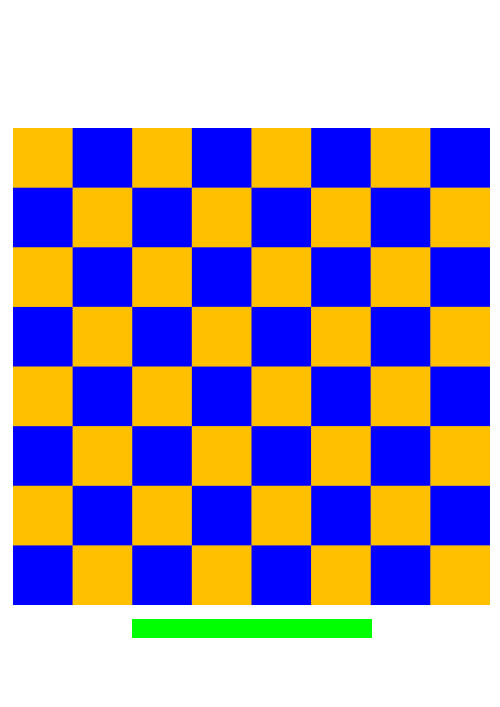
//> input picture data/board.jpg, 500 x 707 px
$ ./Main   (built with g++ and OpenCV 4)
//> lines starting //> are read from the running program, lines starting //| are printed output that depends on the picture; after the words box and inside, x2 and y2 are one past the last pixel; in counts of white or black regions, pixels touching at a corner belong together
### src/ColorRGB.cpp
#include "math/MathUtils.cpp"

#ifndef COLOR_RGB_CPP
#define COLOR_RGB_CPP

using namespace std;

class ColorRGB
{
	public:
		int r,g,b;

		// [6 lines left out: function ColorRGB, not called in this run]

		ColorRGB(int r, int g, int b)
		{
			this->r = r;
			this->g = g;
			this->b = b;
		}

		ColorRGB(int c)
		{
			this->r = c;
			this->g = c;
			this->b = c;
		}

		// [21 lines left out: functions set, similarTo, equals, print, not called in this run]
};

const ColorRGB WHITE = ColorRGB(255);
const ColorRGB GREY = ColorRGB(120);
const ColorRGB GREY_DARK = ColorRGB(40);
const ColorRGB BLACK = ColorRGB(0);
const ColorRGB RED = ColorRGB(255,0,0);
const ColorRGB BLUE_DARK = ColorRGB(0,51,204);
const ColorRGB BLUE = ColorRGB(0,0,255);
const ColorRGB LIME = ColorRGB(204,255,153);
const ColorRGB GREEN = ColorRGB(0,255,0);
const ColorRGB GREEN_DARK = ColorRGB(20,220,0);
const ColorRGB YELLOW = ColorRGB(255,255,0);
const ColorRGB YELLOW_DARK = ColorRGB(255,204,30);
const ColorRGB VIOLET = ColorRGB(255,0,255);

#endif

### src/math/MathUtils.cpp
#include <iostream>
#include <math.h>

#include "opencv2/core/core.hpp"

#ifndef MATHUTILS_CPP
#define MATHUTILS_CPP

using namespace cv;

class MathUtils
{
	public:
		//Check if value in range
		static bool inRange(float value, float min, float max)
		{
			return value >= min && value <= max;
		}

		//Truncate value to range
		// [34 lines left out: functions truncate, mod, distanceBetweenPoints, angleBetweenPoints, not called in this run]
};

#endif

### src/math/Quadrilateral.cpp
#include <iostream>

#include "opencv2/core/core.hpp"
#include "opencv2/imgproc/imgproc.hpp"
#include "Triangle.cpp"
#include "../ColorRGB.cpp"

#ifndef QUAD_CPP
#define QUAD_CPP

using namespace cv;
using namespace std;

class Quadrilateral
{
	public:
		vector<Point2f> points;

		Quadrilateral()
		{
			for(int i=0; i < 4; i++)
			{
				points.push_back(Point2f(0.0, 0.0));
			}
		}

		//Calculate Area
		float area()
		{
			return contourArea(points);
		}

		//Check if point is inside quad
		// [12 lines left out: function pointInside, not called in this run]

		//Draw quadrilateral to image
		void draw(Mat image, ColorRGB color, int weigth = 1)
		{
			for(int j = 0; j < 3; j++)
			{
				line(image, points[j], points[j+1], Scalar(color.b,color.g,color.r), weigth, 8);
			}
			line(image, points[3], points[0], Scalar(color.b,color.g,color.r), weigth, 8);
		}

		//Print quadrilateral info to cout
		// [4 lines left out: function print, not called in this run]

		//Get bigger square on a vector (caller have to check vector size)
		static Quadrilateral biggerQuadrilateral(vector<Quadrilateral> quads)
		{
			Quadrilateral max = quads[0];
			float max_area = quads[0].area();

			//Search for bigger quad
			for(unsigned int i = 1; i < quads.size(); i++)
			{
				float area = quads[i].area();
				if(area > max_area)
				{
					max = quads[i];
					max_area = area;
				}
			}
			return max;
		}

		//Draw only the bigger quad from a vector
		// [16 lines left out: functions drawBigger, drawVector, not called in this run]
};

#endif

### src/SquareFinder.cpp
#include "math/Quadrilateral.cpp"

#ifndef SQUARE_FINDER_CPP
#define SQUARE_FINDER_CPP

using namespace cv;
using namespace std;

class SquareFinder
{
	private:
		//Square detection configuration
		static const int canny_upper_thresh = 30;
		static const int thresh_it = 30;

	public:
		//Returns sequence of squares detected on the image the sequence is stored in the specified memory storage
		static vector<Quadrilateral> findSquares(Mat image)
		{
			//Squares found
			vector<Quadrilateral> squares = vector<Quadrilateral>();

			//Matrix
			Mat img, gray(image.size(), CV_8U);

			//Use full image
			img = image.clone();

			vector<vector<Point> > contours;

			//Find squares in every color plane of the image
			for(int c = 0; c < 3; c++)
			{
				int ch[] = {c, 0};
				mixChannels(&img, 1, &gray, 1, ch, 1);

				//Try several threshold levels
				for(int l = 0; l < thresh_it; l++ )
				{
					//Canny helps to catch squares with gradient shading
					if(l == 0)
					{
						//Apply Canny lower threshold zero
						Canny(gray, gray, 0, canny_upper_thresh, 5);

						//Dilate canny output to remove potential holes between edge segments
						dilate(gray, gray, Mat(), Point(-1,-1));
					}
					//Apply threshold if l!=0:
					else
					{
						gray >= (l+1)*255/thresh_it;
					}

					//Find contours and store them all as a list
					findContours(gray, contours, RETR_LIST, CHAIN_APPROX_SIMPLE);
					vector<Point> approx;

					for(unsigned int i = 0; i < contours.size(); i++)
					{
						//Approximate contour with accuracy proportional to the contour perimeter
						approxPolyDP(Mat(contours[i]), approx, arcLength(Mat(contours[i]), true)*0.02, true);

						//Square contours should have 4 vertices after approximation relatively large area (to filter out noisy contours)and be convex.
						if(approx.size() == 4 && fabs(contourArea(Mat(approx))) > 1000 && isContourConvex(Mat(approx)))
						{
							float maxCosine = 0;

							//Find the maximum cosine of the angle between joint edges
							for(int j = 2; j < 5; j++)
							{
								float cosine = fabs(angleCornerPointsCos(approx[j%4], approx[j-2], approx[j-1]));
								maxCosine = MAX(maxCosine, cosine);
							}

							//Check if all angle corner close to 90 (more than 60)
							if(maxCosine < 0.5)
							{
								Quadrilateral quad = Quadrilateral();
								int j = 0;
								while(!approx.empty() && j < 4)
								{
									quad.points[j] = approx.back();
									approx.pop_back();
									j++;
								}
								squares.push_back(quad);
							}
						}
					}
				}
			}
			return squares;
		}

		//Finds a cosine of angle between vectors from pt0->pt1 and from pt0->pt2
		static float angleCornerPointsCos(Point b, Point c, Point a)
		{
			float dx1 = b.x - a.x;
			float dy1 = b.y - a.y;
			float dx2 = c.x - a.x;
			float dy2 = c.y - a.y;
			return (dx1*dx2 + dy1*dy2)/sqrt((dx1*dx1 + dy1*dy1)*(dx2*dx2 + dy2*dy2) + 1e-10);
		}
};

#endif

### src/CheckersGame.cpp
#include <string>
#include <iostream>

#ifndef CHECKERS_GAME_CPP
#define CHECKERS_GAME_CPP

#define BLOCK_EMPTY 0
#define BLOCK_P1 1
#define BLOCK_P2 2

using namespace std;

class CheckersGame
{
	public:
		int board[8][8];

		//Create a new game
		CheckersGame()
		{
			int i, j;
			for(i = 0; i < 8; i++)
			{
				for(j = 0; j < 8; j++)
				{
					this -> board[i][j] = 0;
				}
			}
		}

		//Print game board to cout
		// [23 lines left out: function print, not called in this run]
};

#endif

### src/Main.cpp
#include <iostream>
#include <string>

#include "opencv2/videoio.hpp"
#include "opencv2/core/core.hpp"
#include "opencv2/imgproc/imgproc.hpp"
#include "opencv2/highgui/highgui.hpp"
#include "opencv2/photo/photo.hpp"

#include "CheckersGame.cpp"
#include "SquareFinder.cpp"

#define USE_CAMERA 1

#define STATE_CALIB 0
#define STATE_RUNNING 1

using namespace cv;
using namespace std;

//Function Prototypes
void mouseEvents(int event, int x, int y, int flags, void *param);
void calibrateColors();
void processImage();
Mat drawCheckersGame(Point2i size, CheckersGame game);
Mat joinImages(Mat a, Mat b, ColorRGB exclude);
Mat filterColor(Mat image, ColorRGB color, ColorRGB tolerance, ColorRGB mask);
Mat cropImage(Mat image, Quadrilateral quad);
Mat deformQuad(Mat image, Point2i size_out, vector<Point2f> quad);
void getCheckerData(Mat image);
int countByColor(Mat image, ColorRGB color);
Point colorConcentrationPoint(Mat image, ColorRGB color);

//State
int state = STATE_RUNNING;

//Calibrated Colors
int calibColor = 0;
ColorRGB yellow_calib = YELLOW_DARK, blue_calib = BLUE_DARK, green_calib = GREEN_DARK, black_calib = BLACK, white_calib = WHITE;
ColorRGB yellow_tolerance = ColorRGB(130), blue_tolerance = ColorRGB(130), green_tolerance = ColorRGB(100), black_tolerance = ColorRGB(190), white_tolerance = ColorRGB(150);

//Noise remove
bool filter_noise = false;

//Rotate board
int rotate_board = 1;

//Global variables
VideoCapture cap;
CheckersGame game;
Mat frame;

//Main function
int main()
{
    Mat image;

    //Open the default camera
    if(USE_CAMERA && !cap.open(0))
	{
    	cout << "Failed to open video device" << endl;
    	return 0;
	}
    else
    {
    	frame = imread("data/board.jpg", CV_LOAD_IMAGE_UNCHANGED);
//> frame is the input picture: 707 rows x 500 cols, CV_8UC3; mean B, G, R 169.1, 152.9, 169.8
    }

	//Create window
    namedWindow("Checkers", WINDOW_AUTOSIZE);
    setMouseCallback("Checkers", mouseEvents, NULL);

    //Running state
    while(true)
    {
    	//Get frame
    	if(USE_CAMERA)
    	{
    		cap >> frame;
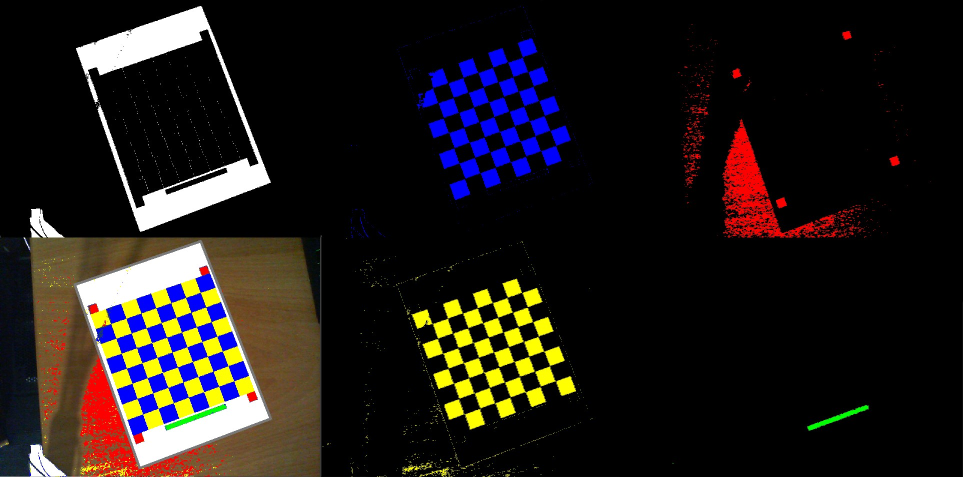
//> input picture data/color.jpg, 1926 x 954 px, given in place of the camera (shown at 1/2 size)
//> frame is the input picture: 954 rows x 1926 cols, CV_8UC3; mean B, G, R 24.4, 27.2, 32.7
    		if(filter_noise)
    		{
    			fastNlMeansDenoisingColored(frame, frame, 3, 7, 5, 21);
    		}
    	}

    	if(state == STATE_RUNNING)
    	{
    		processImage();
//> the loop in filterColor, `for(i = 0; i < out.rows; i++)` made 954 passes
//> after the loop in filterColor, `for(i = 0; i < out.rows; i++)`: out: 954 rows x 1926 cols, CV_8UC3; 4.7% white; 2221 white regions (2214 under 20 px), largest, box (x1, y1, x2, y2) and area: (147, 480, 544, 938) 40502, (152, 12, 542, 464) 37194, (0, 889, 177, 954) 2540
//> after the loop in filterColor, `for(i = 0; i < out.rows; i++)`: t = 5512209
//> the loop in filterColor (call 2), `for(i = 0; i < out.rows; i++)` made 954 passes
//> the loop in joinImages, `for(i = 0; i < out.rows; i++)` made 954 passes
//> after the loop in joinImages, `for(i = 0; i < out.rows; i++)`: out: 954 rows x 1926 cols, CV_8UC3; mean B, G, R 12.5, 19.6, 21.6
//> the loop in joinImages (call 2), `for(i = 0; i < out.rows; i++)` made 954 passes
//> after the loop in joinImages (call 2), `for(i = 0; i < out.rows; i++)`: out: 954 rows x 1926 cols, CV_8UC3; mean B, G, R 19.9, 20.8, 20.8
//> the loop in joinImages (call 3), `for(i = 0; i < out.rows; i++)` made 954 passes
//> after the loop in joinImages (call 3), `for(i = 0; i < out.rows; i++)`:
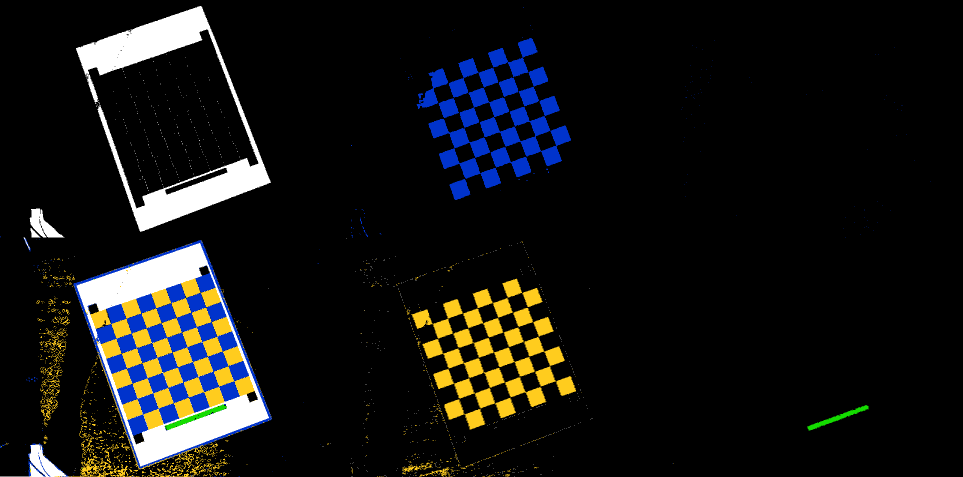
//> out: 954 rows x 1926 cols, CV_8UC3 (shown at 1/2 size); mean B, G, R 19.9, 21.1, 20.8
//> after the loop in filterColor (call 5), `for(i = 0; i < out.rows; i++)`: out: 954 rows x 1926 cols, CV_8UC3; every value is 0
//> the loop in filterColor (call 6), `for(i = 0; i < out.rows; i++)` made 954 passes
//> after the loop in filterColor (call 6), `for(i = 0; i < out.rows; i++)`:
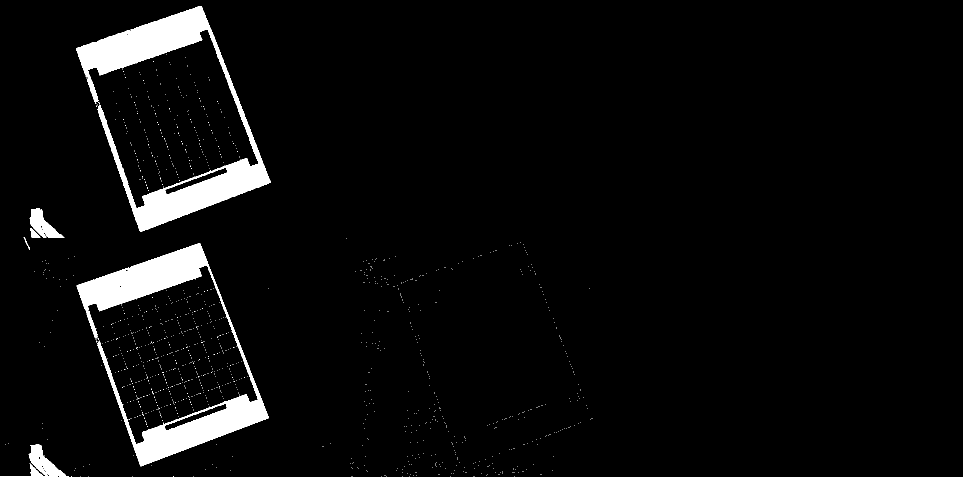
//> out: 954 rows x 1926 cols, CV_8UC3 (shown at 1/2 size); 4.2% white; 1242 white regions (1236 under 20 px), largest, box (x1, y1, x2, y2) and area: (152, 12, 542, 464) 37194, (153, 486, 538, 933) 34180, (0, 889, 138, 954) 2470, (60, 417, 129, 475) 1793, (61, 456, 81, 475) 179, (47, 475, 60, 499) 48
//> after the loop in findSquares, `for(int c = 0; c < 3; c++)`:
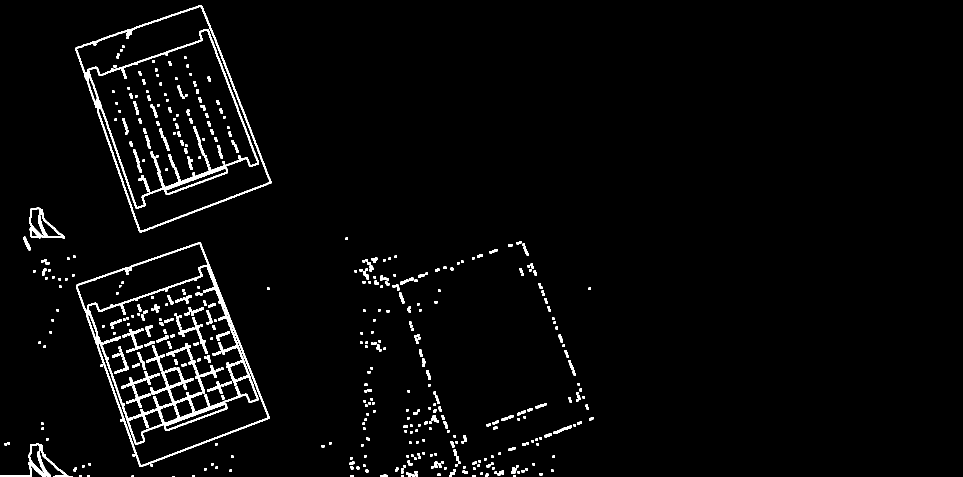
//> gray: 954 rows x 1926 cols, CV_8UC1 (shown at 1/2 size); 2.8% white; 523 white regions (2 under 20 px)
//> after the loop in findSquares, `for(int c = 0; c < 3; c++)`: contours = 605 contours, 331 with area under 20; largest, box (x1, y1, x2, y2) and area: (151, 11, 543, 465) 106703, (152, 485, 539, 934) 103680, (177, 60, 516, 415) 64634, (177, 532, 515, 887) 64010, (153, 13, 540, 462) 33058; squares = 180 items
//> in biggerQuadrilateral, `float max_area = quads[0].area();`: max_area = 102751
//> the loop in biggerQuadrilateral, `for(unsigned int i = 1; i < quads.size(); i++)` made 179 passes
//> (area, max_area) on pass 1: (105363.5, 105363.5)
//> area on passes 2 to 7: 102751, 105363.5, 102751, 105363.5, 102751, 105363.5
//> after the loop in biggerQuadrilateral, `for(unsigned int i = 1; i < quads.size(); i++)`: max_area = 105363.5
//> in cropImage, `const Point* points[1] = {p[0]};`: points = 1 item
//> in cropImage, `fillPoly(out, points, points_count, 1, Scalar(1, 1, 1));`: out: 954 rows x 1926 cols, CV_8UC3; values 0 (black) and 1 (white), 5.8% white; 1 white region, box (x1, y1, x2, y2) and area: (151, 11, 543, 465) 105984
//> the loop in cropImage, `for(i = 0; i < out.rows; i++)` made 954 passes
//> after the loop in cropImage, `for(i = 0; i < out.rows; i++)`:
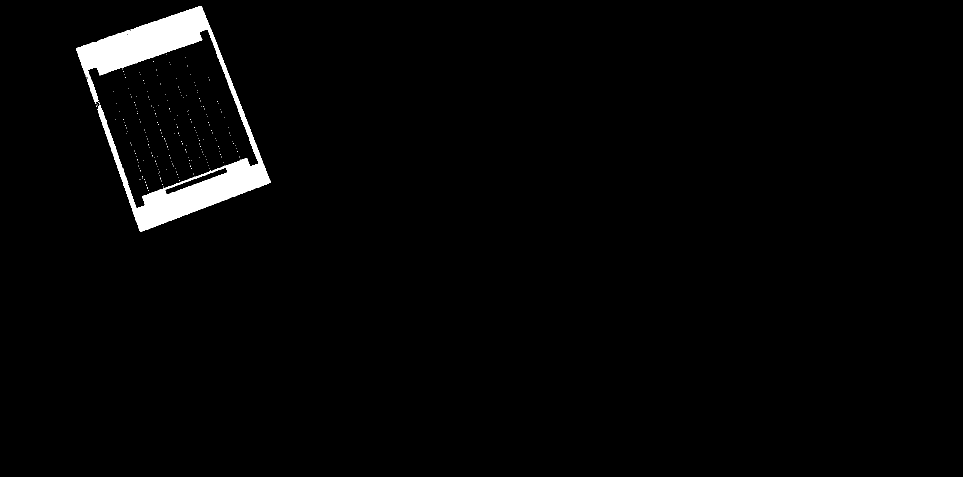
//> out: 954 rows x 1926 cols, CV_8UC3 (shown at 1/2 size); 2% white; 215 white regions (214 under 20 px), largest, box (x1, y1, x2, y2) and area: (152, 12, 542, 464) 37183
//> after the loop in draw, `for(int j = 0; j < 3; j++)`:
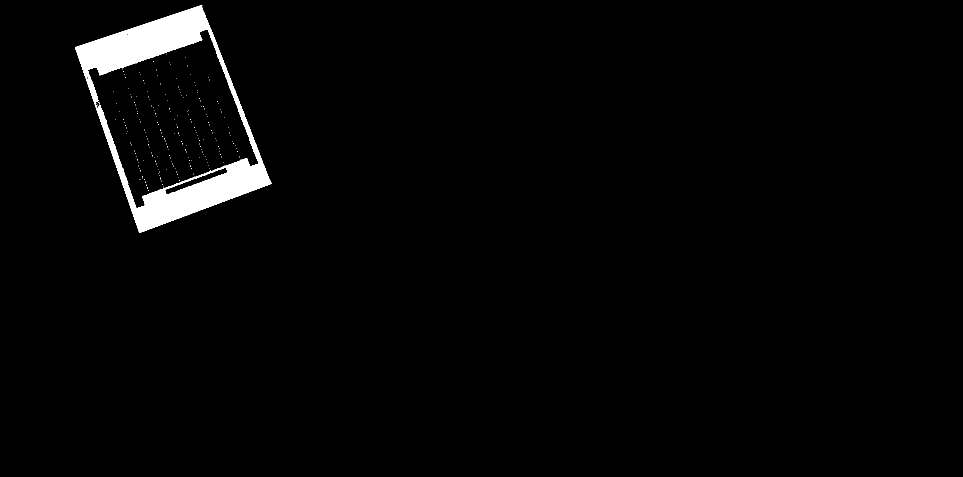
//> image: 954 rows x 1926 cols, CV_8UC3 (shown at 1/2 size); 2.1% white; 212 white regions (211 under 20 px), largest, box (x1, y1, x2, y2) and area: (150, 10, 544, 466) 38889
//> in draw, `line(image, points[3], points[0], Scalar(color.b,color.g,color.r), wei..`: image: 954 rows x 1926 cols, CV_8UC3; 2.2% white; 212 white regions (211 under 20 px), largest, box (x1, y1, x2, y2) and area: (150, 10, 544, 466) 39363
//> after the loop in findSquares (call 2), `for(int c = 0; c < 3; c++)`: gray: 954 rows x 1926 cols, CV_8UC1; every value is 0
//> in processImage, `putText(frame, "N -> Toogle Noise Filter", Point(10, 40), FONT_HERSHEY..`: frame: 954 rows x 1926 cols, CV_8UC3; mean B, G, R 24.5, 27.3, 32.8
//> in processImage, `putText(frame, "No board found!", Point(frame.cols/2-100, frame.rows/2..`:
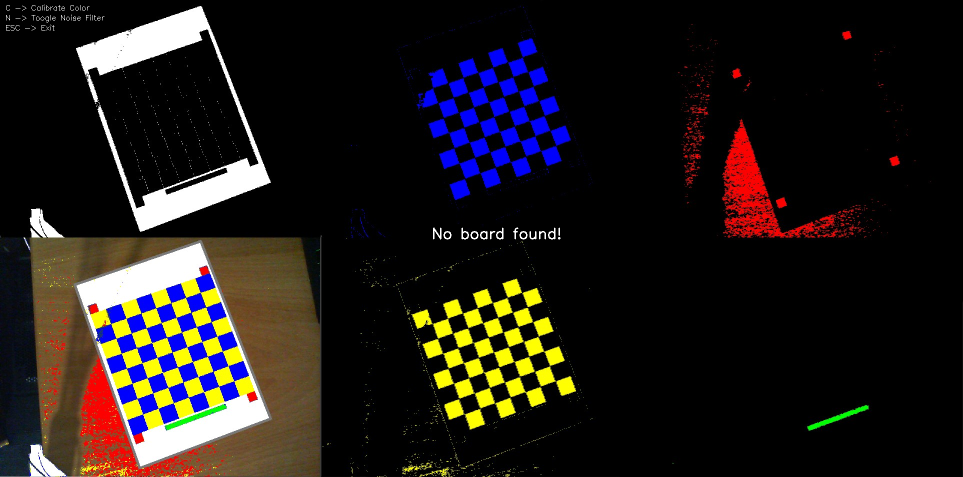
//> frame: 954 rows x 1926 cols, CV_8UC3 (shown at 1/2 size); mean B, G, R 24.7, 27.5, 33.1
    	}
    	else if(state == STATE_CALIB)
    	{
    		calibrateColors();
    	}

		//Get Keyboard input
		char key = (char)waitKey(1);
//> the Esc key is pressed

		//Escape pressed
		if(key == (char)27)
		{
			destroyAllWindows();
			return 0;
//> (the program exits here)
